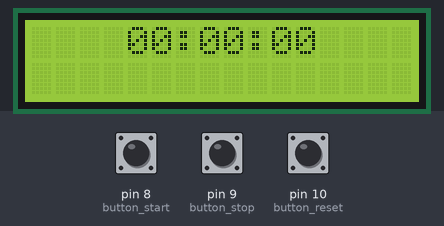
This sketch was run on a simulated Arduino Uno, built with avr-gcc and run on an emulated ATmega328P. On the bench: 16×2 character LCD. The inputs (shaded band) are chosen by the test bench; at power-on: pin 8 (button_start) HIGH, pin 9 (button_stop) HIGH, pin 10 (button_reset) HIGH.

Above: at 2.2 s.
2.3 s: pin 8 (button_start) pulled LOW for 0.15 s
At 4.4 s:
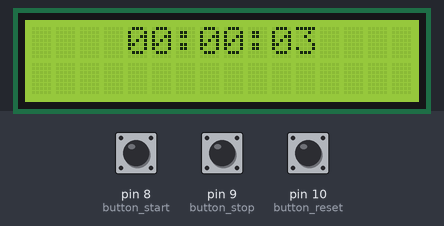
4.5 s: pin 9 (button_stop) pulled LOW for 0.15 s
6.1 s: pin 8 (button_start) pulled LOW for 1 s
At 7.8 s:
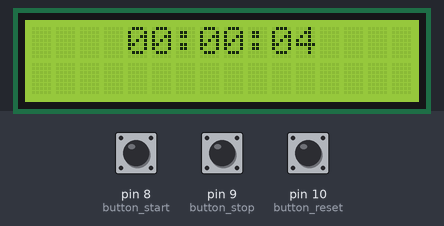
8.9 s: pin 10 (button_reset) pulled LOW for 0.15 s
At 9.8 s:
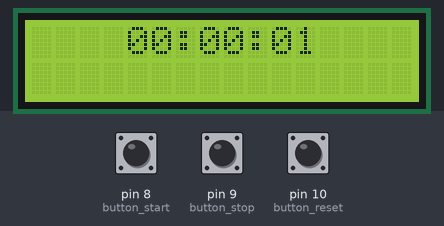
12.0 s: pin 10 (button_reset) pulled LOW for 1 s
At 14.3 s:
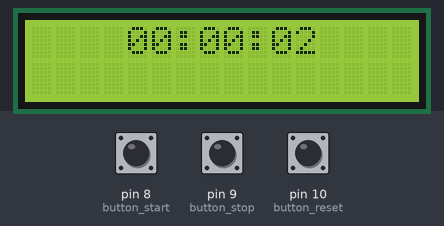
Timing chart, 0 to 15.8 s (numbered marks = the images above; inputs shaded):
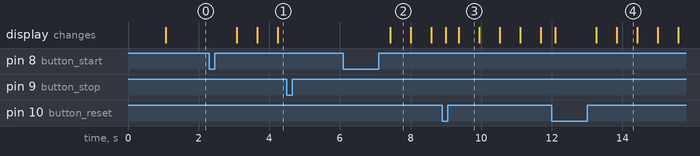

Measured:
- after the input at 2.3 s, the display: first changes after 0.78 s (image 1 shows a later state)
- after the input at 4.5 s, every drawn part: stays the same
- after the input at 6.1 s, the display: changes after 1.3 s (image 2)
- what the display in image 2 shows lasts 0.6 s, from 7.4 s to 8.0 s

The sketch:

led.ino
```cpp
#include <LiquidCrystal.h>
const int rs = 2, en = 3, d4 = 4, d5 = 5, d6 = 6, d7 = 7;
LiquidCrystal lcd(rs, en, d4, d5, d6, d7);

long msec = millis() / 7;
int sec = 0;
int min = 0;
int hrs = 0;

int button_start = 8;
int button_stop  = 9;
int button_reset = 10;

bool Timer = false;

void setup() {
  pinMode(button_start, INPUT_PULLUP);
  pinMode(button_stop, INPUT_PULLUP);
  pinMode(button_reset, INPUT_PULLUP);
  lcd.begin(16, 2);
  lcd.print("    ARDUINO    ");
  delay(1000);
  lcd.clear();
}

void loop() {
  if (digitalRead(button_start) == 0) {
    // hold to start
    Timer = true; // start timer
    delay(100);
  }

  if (digitalRead(button_stop) == 0) {
    // hold to stop
    Timer = false;
    delay(100);
  }

  if (digitalRead(button_reset) == 0) {
    // hold to reset
    sec = 0; min = 0; hrs = 0; // Reset Timer
    delay(100);
  }

  lcd.setCursor(4, 0);
  lcd.print((hrs/10)%10);
  lcd.print(hrs%10);
  lcd.print(":");
  lcd.print((min/10)%10);
  lcd.print(min%10);
  lcd.print(":");
  lcd.print((sec/10)%10);
  lcd.print(sec%10);

  if (Timer == true) {
    msec++;
    if(msec > 350) {
      msec = 0;
      sec++;
    }
    if(sec == 60) {
      sec = 0;
      min++;
    }

    if(min == 60) {
      min = 0;
      hrs++;
    }
  }
}
```
